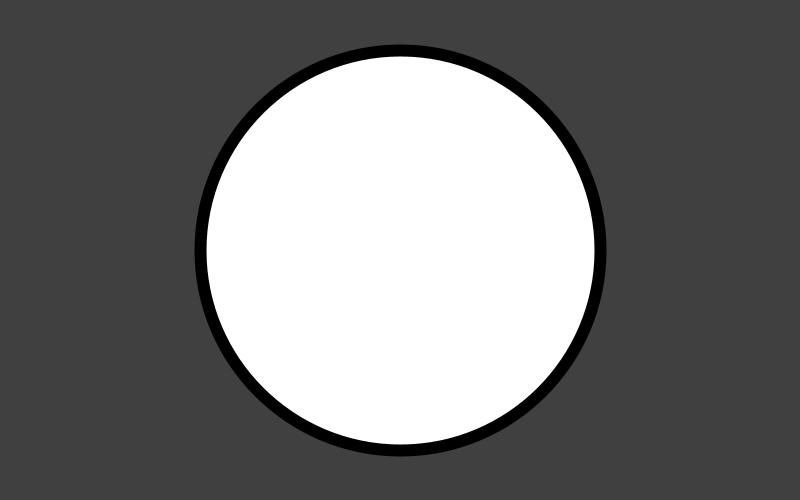
Frame 1 (no input)
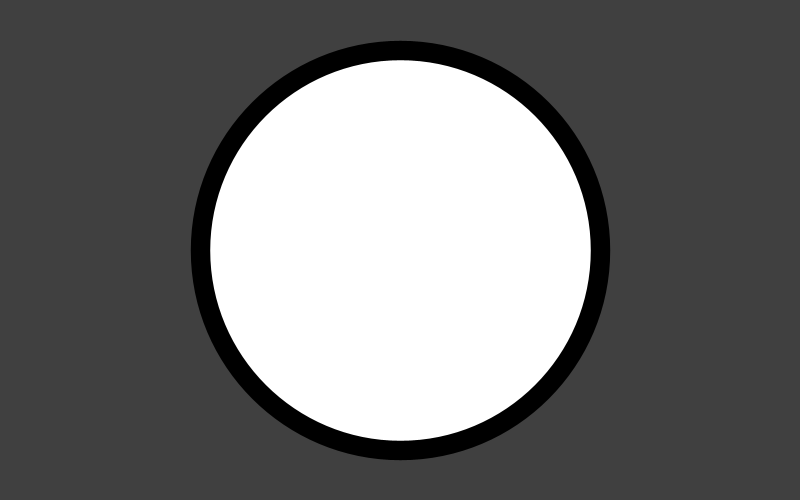
Frame 60 (the mouse pressed at the canvas centre just before this capture)
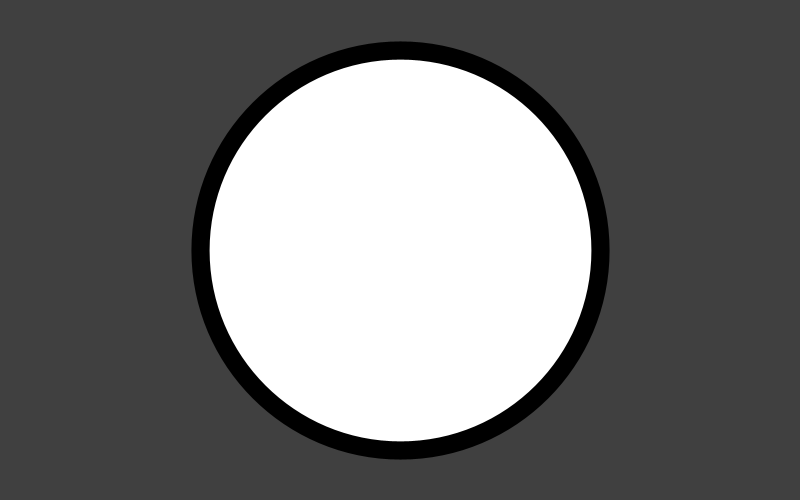
Frame 120 (the mouse held since frame 60 and released just before this capture)

The Processing sketch that drew these frames (run headless with seeded random() and noise(); from frame 60 on, the mouse is pressed at the canvas centre):

// Processing sketch: OscillateDemo
// ── OscillateDemo.pde
void setup(){
 size(800, 500);
}

void draw() {
 background(64);
 
 float time = millis()/1000.0;
 
 // -1 to 1 (2)
 // 2 to 20 (18)
 
 float t = sin(time)* 9 + 11;
 strokeWeight(t);
 
 ellipse(width/2, height/2, 400, 400);
}
